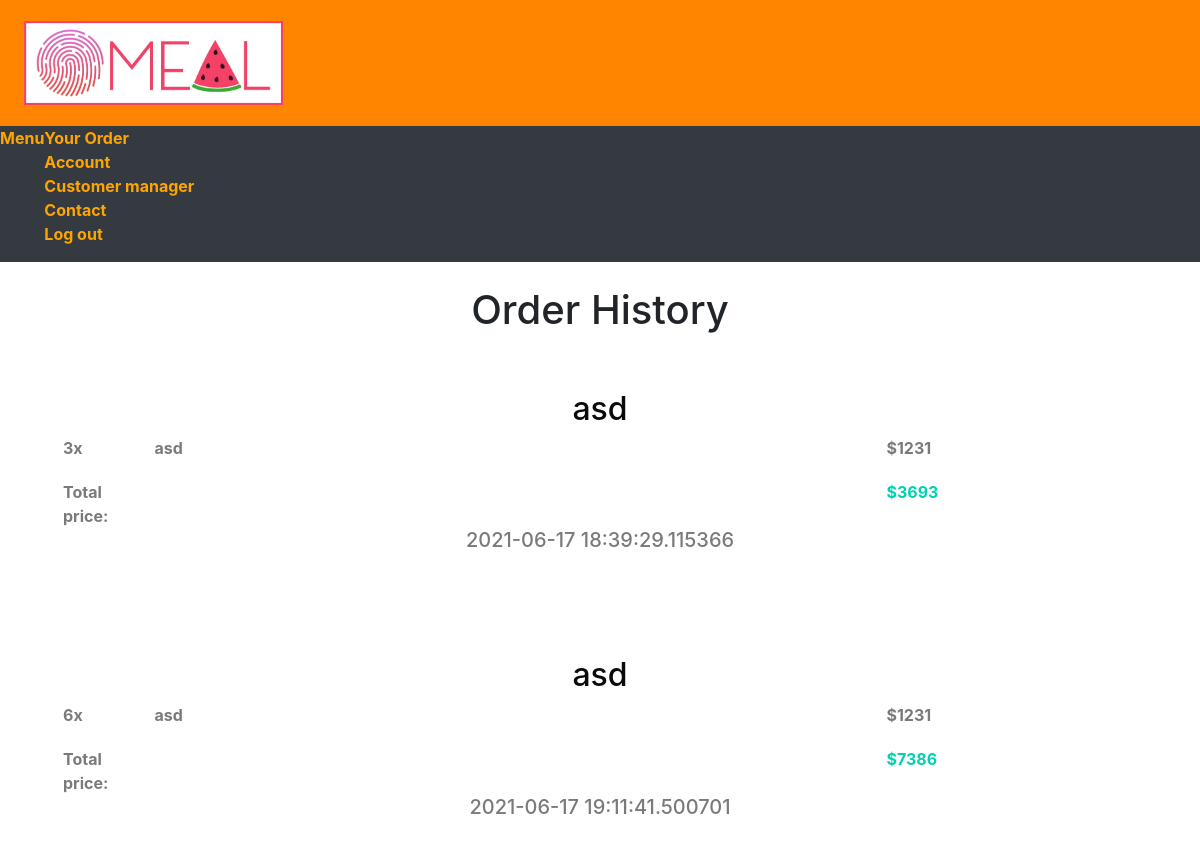
The app's page /order_manager with its own data.
### main.py (models this page shows)
class User(UserMixin, db.Model):
    id = db.Column(db.Integer, primary_key=True)
    email = db.Column(db.String(100), nullable=False, unique=True)
    name = db.Column(db.String(100), nullable=False)
    password = db.Column(db.String(100), nullable=False)
    number_of_order = db.Column(db.Integer, default=0)
    total_price = db.Column(db.Integer, default=0)
    prepare_status = db.Column(db.Integer, default=0)

class OrderHistory(db.Model):
    id = db.Column(db.Integer, primary_key=True)
    customer_id = db.Column(db.Integer, nullable=False)
    order_id = db.Column(db.Integer, nullable=False)
    name = db.Column(db.String(200), nullable=False)
    price = db.Column(db.Integer, nullable=False)
    total_price = db.Column(db.Integer)
    date_created = db.Column(db.DateTime, default=datetime.utcnow)

### main.py (the view)
@main.route('/order_manager')
def order_manager():
    orders_orders = OrderHistory.query.order_by(OrderHistory.date_created).all()
    order_histories = []
    if len(orders_orders) > 0:
        for order_meal_index in range(orders_orders[-1].order_id + 1):
            orders = []
            order_meal = [x for x in orders_orders if x.order_id == order_meal_index]
            for order in order_meal:
                flag = False
                for index_i in range(len(orders)):
                    if orders[index_i][0] == order.name:
                        orders[index_i][1] += 1
                        flag = True
                if not flag:
                    orders.append([order.name, 1, order.price, order.total_price, order.date_created,
                                   User.query.filter_by(id=order.customer_id).first().name])
            order_histories.append(orders)
    return render_template('order_manager.html', order_histories=order_histories)

### templates/order_manager.html (shortened to what this page needs)
{% extends "base.html" %}
{% block body %}
<h1 class="has-text-centered">
    Order History
</h1>
<section class="section has-text-weight-bold has-text-grey">
  {% for order_history in order_histories %}
    <h4 class="has-text-centered has-text-black is-size-3">
      {{ order_history[0][5] }}
    </h4>
    {% for order in order_history %}
    <div class="container">
        <div class=" columns is-mobile">
            <div class="column is-1">{{ order[1] }}x</div>
            <div class="column is-8">{{ order[0] }}</div>
            <div class="column is-3">${{ order[2] }}</div>
        </div>
    </div>
    {% endfor %}
    <div class="container mt-2">
      <div class=" columns is-mobile">
          <div class="column is-1">Total price: </div>
          <div class="column is-8"></div>
          <div class="column is-3 has-text-primary">${{ order_history[0][3] }}</div>
      </div>
  </div>
  <h4 class="has-text-centered is-size-5">
    {{ order_history[0][4] }}
  </h4>
    <br>
    <br>
    <br>
    <br>
  {% endfor %}
</section>
{% endblock %}

### records on screen
User: name "asd" "asd"
OrderHistory: name "asd", price "1231", total_price "3693", date_created "2021-06-17 18:39:29.115366"
OrderHistory: name "asd", price "1231", total_price "7386", date_created "2021-06-17 19:11:41.500701"

### other values on screen
{{ order[1] }} "3" "6"
